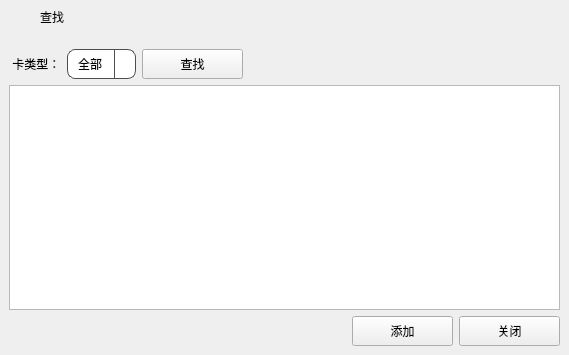
<?xml version="1.0" encoding="UTF-8"?>
<ui version="4.0">
 <class>SearchUnbindPersonInfo</class>
 <widget class="QWidget" name="SearchUnbindPersonInfo">
  <property name="geometry">
   <rect>
    <x>0</x>
    <y>0</y>
    <width>569</width>
    <height>355</height>
   </rect>
  </property>
  <property name="windowTitle">
   <string>Form</string>
  </property>
  <property name="styleSheet">
   <string notr="true">QComboBox{
font: 14pt &quot;WenQuanYi Micro Hei&quot;;
border-radius: 8px;
padding: 1px 10px 1px 10px;
border: 1px solid #4D4D4D;
}
QComboBox QAbstractItemView{
background-color:#4D4D4D;
color:white;
selection-background-color: rgb(56,117,215);
}
QComboBox::drop-down {
subcontrol-origin: padding;
subcontrol-position: top right;
width: 20px;
border-left-width: 1px;
border-left-style: solid;
border-top-right-radius: 3px;
border-bottom-right-radius: 3px;
border-left-color: #4D4D4D;
}
QComboBox::down-arrow{
image: url(:/image/images/arrow_down.png);
}
QComboBox::down-arrow:pressed{
position:relative;
top:1px;
left:1px;
}
</string>
  </property>
  <layout class="QVBoxLayout" name="verticalLayout_2">
   <property name="leftMargin">
    <number>0</number>
   </property>
   <property name="topMargin">
    <number>0</number>
   </property>
   <property name="rightMargin">
    <number>0</number>
   </property>
   <property name="bottomMargin">
    <number>0</number>
   </property>
   <item>
    <widget class="QWidget" name="TitleBarWidget" native="true">
     <property name="minimumSize">
      <size>
       <width>0</width>
       <height>34</height>
      </size>
     </property>
     <property name="maximumSize">
      <size>
       <width>16777215</width>
       <height>34</height>
      </size>
     </property>
     <layout class="QHBoxLayout" name="horizontalLayout_3">
      <property name="topMargin">
       <number>4</number>
      </property>
      <property name="bottomMargin">
       <number>4</number>
      </property>
      <item>
       <widget class="QLabel" name="label_title_icon">
        <property name="minimumSize">
         <size>
          <width>25</width>
          <height>25</height>
         </size>
        </property>
        <property name="maximumSize">
         <size>
          <width>25</width>
          <height>25</height>
         </size>
        </property>
        <property name="text">
         <string/>
        </property>
       </widget>
      </item>
      <item>
       <widget class="QLabel" name="label_title">
        <property name="sizePolicy">
         <sizepolicy hsizetype="Expanding" vsizetype="Preferred">
          <horstretch>0</horstretch>
          <verstretch>0</verstretch>
         </sizepolicy>
        </property>
        <property name="text">
         <string>查找</string>
        </property>
       </widget>
      </item>
     </layout>
    </widget>
   </item>
   <item>
    <layout class="QVBoxLayout" name="verticalLayout">
     <property name="leftMargin">
      <number>9</number>
     </property>
     <property name="topMargin">
      <number>9</number>
     </property>
     <property name="rightMargin">
      <number>9</number>
     </property>
     <property name="bottomMargin">
      <number>9</number>
     </property>
     <item>
      <layout class="QHBoxLayout" name="horizontalLayout_2">
       <item>
        <widget class="QLabel" name="label">
         <property name="text">
          <string> 卡类型：</string>
         </property>
        </widget>
       </item>
       <item>
        <widget class="QComboBox" name="FunctionTypeFilterComboBox">
         <property name="sizePolicy">
          <sizepolicy hsizetype="Preferred" vsizetype="Preferred">
           <horstretch>0</horstretch>
           <verstretch>0</verstretch>
          </sizepolicy>
         </property>
         <property name="minimumSize">
          <size>
           <width>0</width>
           <height>30</height>
          </size>
         </property>
         <property name="sizeAdjustPolicy">
          <enum>QComboBox::AdjustToContents</enum>
         </property>
         <item>
          <property name="text">
           <string>全部</string>
          </property>
         </item>
        </widget>
       </item>
       <item>
        <widget class="QPushButton" name="btnSearchPersonInfo">
         <property name="sizePolicy">
          <sizepolicy hsizetype="Preferred" vsizetype="Preferred">
           <horstretch>0</horstretch>
           <verstretch>0</verstretch>
          </sizepolicy>
         </property>
         <property name="minimumSize">
          <size>
           <width>101</width>
           <height>30</height>
          </size>
         </property>
         <property name="text">
          <string>查找</string>
         </property>
        </widget>
       </item>
       <item>
        <spacer name="horizontalSpacer_2">
         <property name="orientation">
          <enum>Qt::Horizontal</enum>
         </property>
         <property name="sizeHint" stdset="0">
          <size>
           <width>40</width>
           <height>20</height>
          </size>
         </property>
        </spacer>
       </item>
      </layout>
     </item>
     <item>
      <widget class="QTableWidget" name="PersonMainInfoTableWidget"/>
     </item>
     <item>
      <layout class="QHBoxLayout" name="horizontalLayout">
       <item>
        <spacer name="horizontalSpacer">
         <property name="orientation">
          <enum>Qt::Horizontal</enum>
         </property>
         <property name="sizeHint" stdset="0">
          <size>
           <width>40</width>
           <height>20</height>
          </size>
         </property>
        </spacer>
       </item>
       <item>
        <widget class="QPushButton" name="btnAdd">
         <property name="minimumSize">
          <size>
           <width>101</width>
           <height>30</height>
          </size>
         </property>
         <property name="maximumSize">
          <size>
           <width>16777215</width>
           <height>16777215</height>
          </size>
         </property>
         <property name="text">
          <string>添加</string>
         </property>
        </widget>
       </item>
       <item>
        <widget class="QPushButton" name="btnClose">
         <property name="minimumSize">
          <size>
           <width>101</width>
           <height>30</height>
          </size>
         </property>
         <property name="maximumSize">
          <size>
           <width>16777215</width>
           <height>16777215</height>
          </size>
         </property>
         <property name="text">
          <string>关闭</string>
         </property>
        </widget>
       </item>
      </layout>
     </item>
    </layout>
   </item>
  </layout>
 </widget>
 <resources/>
 <connections/>
</ui>
